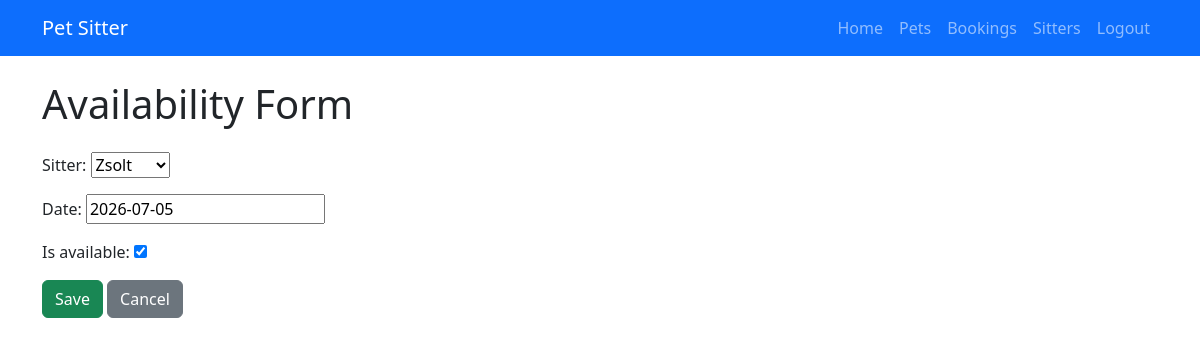
Page /availability/update/4/ (signed in) on the committed database.
### core/models.py (models this page shows, shortened)
class SitterAvailability(models.Model):
    sitter = models.ForeignKey(
        User,
        on_delete=models.CASCADE,
        related_name="availability",
    )
    date = models.DateField()
    is_available = models.BooleanField(default=True)

### core/views.py (the view)
@login_required
def availability_update(request, pk):
    availability = get_object_or_404(SitterAvailability, pk=pk)
    if request.method == "POST":
        form = SitterAvailabilityForm(
            request.POST,
            instance=availability,
        )
        if form.is_valid():
            form.save()
            messages.success(request, "Availability updated successfully.")
            return redirect("availability_list")
    else:
        form = SitterAvailabilityForm(instance=availability)
    return render(request, "availability/form.html", {"form": form})

### core/forms.py
class SitterAvailabilityForm(forms.ModelForm):
    class Meta:
        model = SitterAvailability
        fields = ["sitter", "date", "is_available"]

### core/templates/availability/form.html (shortened to what this page needs)
{% extends "base.html" %}
{% block content %}
<h1 class="mb-4">Availability Form</h1>
<form method="POST">
    {{ form.as_p }}
    <button type="submit" class="btn btn-success">Save</button>
    <a href="{% url 'availability_list' %}" class="btn btn-secondary">Cancel</a>
</form>
{% endblock %}

### rows in the picture
SitterAvailability: sitter "Zsolt", date "2026-07-05", is_available "☑"
